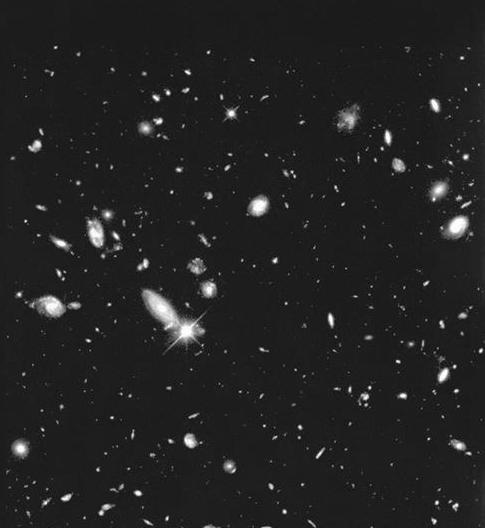
#> input picture 2.1/hubble.tif, 485 x 528 px
$ python miningcosmos.py
#> lines starting #> are read from the running program, lines starting #| are printed output that depends on the picture; after the words box and inside, x2 and y2 are one past the last pixel; in counts of white or black regions, pixels touching at a corner belong together
import numpy as np
import scipy.signal
from matplotlib.pyplot import imread
import imageio

"""
COMP422 Project 1 Task 2.1: Mining Space Images
William Wallace
20/08/2020

@buglist Note: I received warnings after executing this program because the input image’s
values were of type float64, and imwrite(), convert  elements to uint8 leading to lossy conversion.

I attempted to fix this problem using the astype() function but failed to fix it in time before
submitting the assignment.
"""


def main():
    image = imageio.imread('hubble.tif')
#> image is the input picture: shape (528, 485); min 0, max 255, mean 34.5
    image = image.astype('int32')


    # Smooth with 3*3 mask filter
    output1 = mean_filt1(image)
    #output1 = mag0.astype('uint8')
    imageio.imwrite('mapf1.jpg', output1)

    # Smooth with 5*5 mask
    output5 = mean_filt2(image)
    #output5 = output5.astype('uint8')
    imageio.imwrite('mapf2.jpg', output5)

    #3x3 mask, 50 threshold
    output2 = mean_filt1(image)
    map50 = apply_threshold(output2, 50)
    #map50 = map50.astype('uint8')
    imageio.imwrite('map50thresh.jpg', map50)

    #3x3 mask, 100 threshold
    output3 = mean_filt1(image)
    map100 = apply_threshold(output3, 100)
    #map100 = map100.astype('uint8')
    imageio.imwrite('map100thresh.jpg', map100)

    #3x3 mask, 200 threshold
    output4 = mean_filt1(image)
    map200 = apply_threshold(output4, 200)
    #map200 = map200.astype('uint8')
    imageio.imwrite('map200thresh.jpg', map200)

    #No mask for smoothing, 200 threshold
    map200_ws = apply_threshold(image, 200)
    #map200_ws = map200_ws.astype('uint8')
    imageio.imwrite('map200thresh_no_smoothing.jpg', map200_ws)

def apply_convolution(img, kernel):
    y, x = img.shape
    x = x-2
    y = y-2

    output_image = np.zeros((y,x))
    for i in range(y):
        for j in range(x):
            output_image[i][j] = np.sum(img[i:i+3, j:j+3] * kernel)
    return output_image

def mean_filt1(image):
    kernel = [[1/9, 1/9, 1/9], [1/9, 1/9, 1/9], [1/9, 1/9, 1/9]]
    output = apply_convolution(image, kernel)
    return output

def mean_filt2(image):
    kernel = [[1/25, 1/25, 1/25, 1/25, 1/25],
         [1/25, 1/25, 1/25, 1/25, 1/25],
         [1/25, 1/25, 1/25, 1/25, 1/25],
         [1/25, 1/25, 1/25, 1/25, 1/25],
         [1/25, 1/25, 1/25, 1/25, 1/25]]
    output = scipy.signal.convolve2d(image, kernel, mode='same', boundary = 'symm', fillvalue=0)
    return output

def apply_threshold(image, thresh):
    image[image < thresh] = 0
    image[image >= thresh] = 1
    return image

main()
#> in apply_threshold, `image[image < thresh] = 0`:
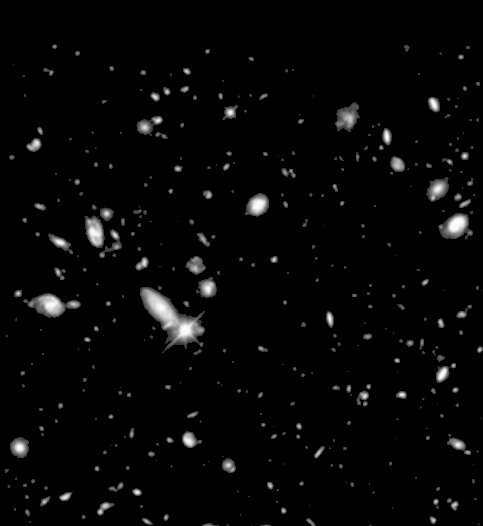
#> image: shape (526, 483) float64; min 0, max 253.8, mean 6.5
#> in apply_threshold, `image[image >= thresh] = 1`:
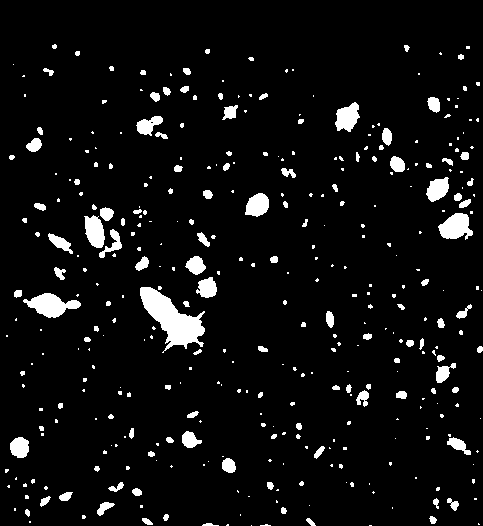
#> image: shape (526, 483) float64; values 0 (black) and 1 (white), 5.9% white; 373 white regions (248 under 20 px), largest, box (x1, y1, x2, y2) and area: (140, 287, 205, 353) 1919, (23, 293, 81, 318) 779, (438, 213, 473, 240) 636
#> call 2 of apply_threshold, with thresh = 100
#> in apply_threshold (call 2), `image[image < thresh] = 0`:
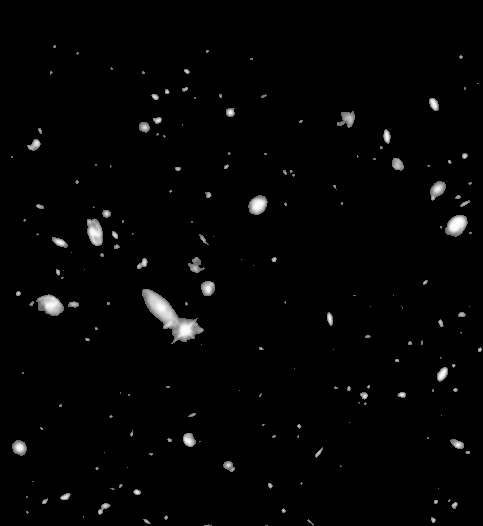
#> image: shape (526, 483) float64; min 0, max 253.8, mean 4.3
#> in apply_threshold (call 2), `image[image >= thresh] = 1`:
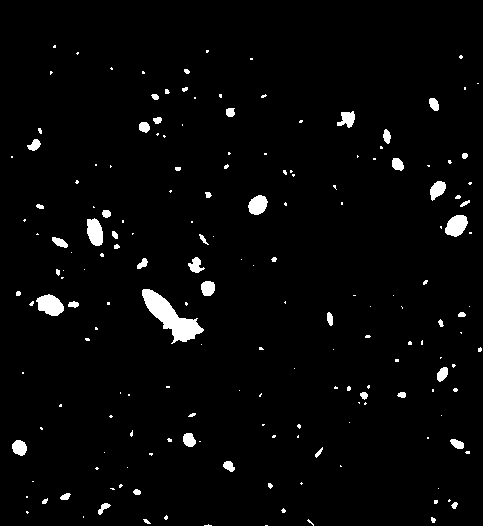
#> image: shape (526, 483) float64; values 0 (black) and 1 (white), 2.7% white; 181 white regions (126 under 20 px), largest, box (x1, y1, x2, y2) and area: (142, 289, 204, 344) 1311, (36, 294, 64, 316) 425, (445, 215, 468, 237) 362
#> call 3 of apply_threshold, with thresh = 200
#> in apply_threshold (call 3), `image[image < thresh] = 0`:
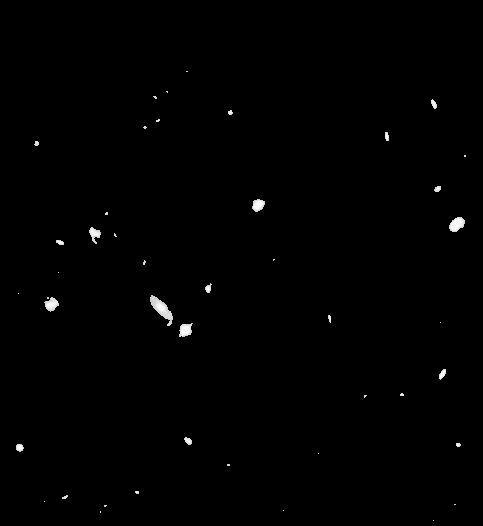
#> image: shape (526, 483) float64; min 0, max 253.8, mean 1.3
#> call 4 of apply_threshold, with thresh = 200
#> in apply_threshold (call 4), `image[image < thresh] = 0`: image: shape (528, 485) int32; 57 distinct labels, from 0 to 255
#> in apply_threshold (call 4), `image[image >= thresh] = 1`:
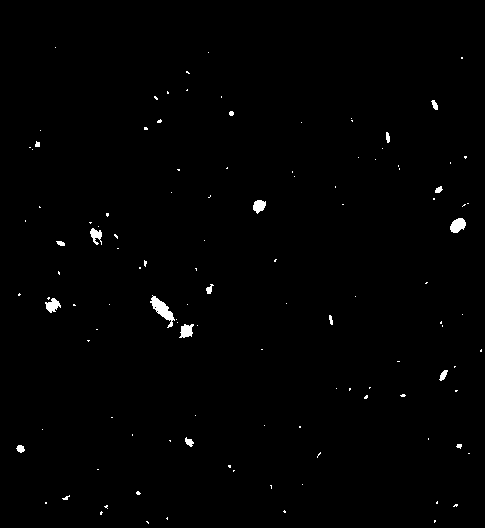
#> image: shape (528, 485) int32; values 0 (black) and 1 (white), 0.73% white; 117 white regions (99 under 20 px), largest, box (x1, y1, x2, y2) and area: (150, 295, 175, 328) 303, (450, 218, 466, 233) 172, (179, 324, 194, 338) 143
